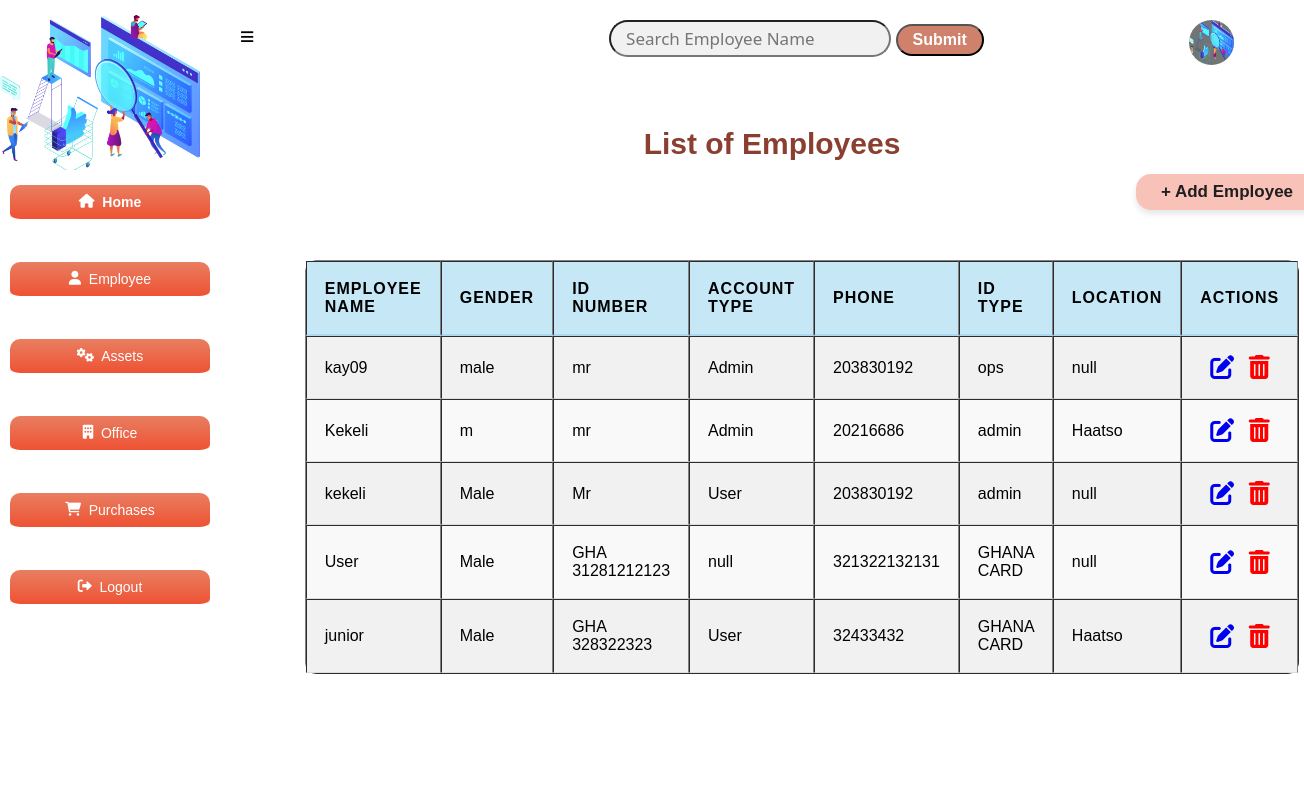
The page /employee on the database as committed earlier.
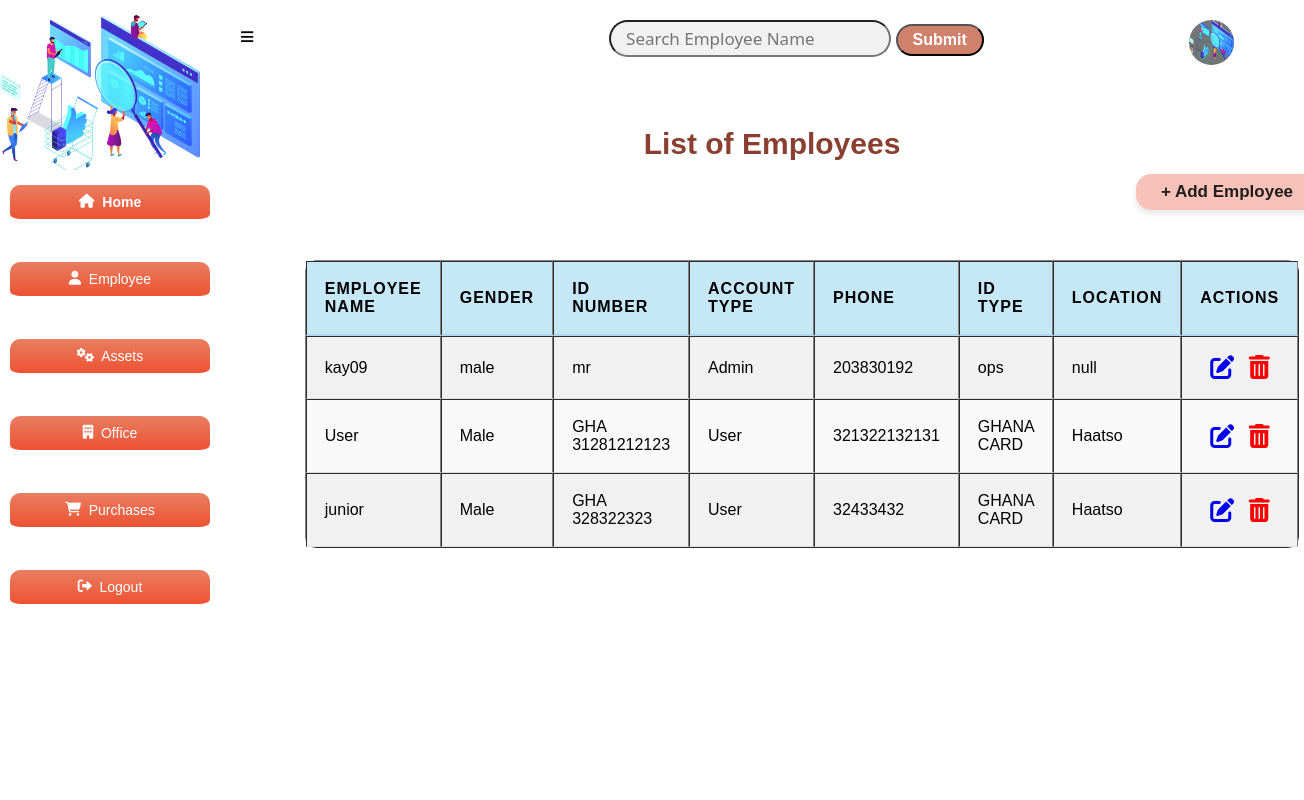
The same page on the database as committed later.
### app.py (models this page shows, shortened)
class Employee(db.Model):
    __tablename__="employees"
    id=db.Column(db.Integer, primary_key=True)
    password=db.Column(db.String(20))
    employee_name=db.Column(db.String(20))
    gender=db.Column(db.String(6))
    title=db.Column(db.String(10))
    type=db.Column(db.String(10))
    phone_number=db.Column(db.Integer)
    department=db.Column(db.String(50))
    location=db.Column(db.Integer, db.ForeignKey('locations.id'))
    location_rel=db.relationship('Location', backref='employees_location')
    equipment_rel=db.relationship('Equipment', backref='equipment_employee')

### app.py (the view)
@app.route('/employee')
def employee_index():
    employees = Employee.query.all()
    return render_template ('employeeList.html', employees = employees)

### app.py (called while the page is built)
@app.before_request
def create_table():
    db.create_all()

### templates/employeeList.html (shortened to what this page needs)
<!DOCTYPE html>
<html lang="en">
<head>
    <link
    rel="stylesheet"
    href="{{ url_for('static', filename='main.css') }}"
    />
    <link rel="stylesheet" href="https://cdnjs.cloudflare.com/ajax/libs/font-awesome/4.7.0/css/font-awesome.min.css">
    <link rel="stylesheet" href="https://cdnjs.cloudflare.com/ajax/libs/font-awesome/6.0.0-beta3/css/all.min.css">
    <span id="login-name">{{ name }}</span>
  </head>
<body>
    <div class="header">
      <a href="#" id="sidebar-icon">&#8801;</a>
      <input type="search" id="query" name="search" placeholder="Search Employee Name">
      <button id="search-button">Submit</button>
      <a href="#"><img src="{{ url_for('static', filename='bg4.png') }}" alt=""></a>
    </div>
    <section class="sidebar">
        <div class="logo">
            <img src="{{ url_for('static', filename='bg4.png') }}" alt="logo">
        </div>
        <div class="content">
          <a href="/entry_point" class="home active"><i class="fas fa-home"></i>&nbsp; Home</a><br>
          <a href="/employee" class="home"><i class="fas fa-user"></i>&nbsp;  Employee</a><br>
          <a href="/equipment" class="home"><i class="fas fa-cogs"></i>&nbsp;  Assets</a><br>
          <a href="/location" class="home"><i class="fas fa-building"></i>&nbsp;  Office</a><br>
          <a href="/purchase" class="home"><i class="fas fa-shopping-cart"></i> &nbsp; Purchases</a><br>
          <a href="/login" class="home"><i class="fas fa-sign-out-alt"></i>&nbsp;  Logout</a>
        </div>
    </section>
    <h1 class="marquee">List of Employees</h1>
    <div class="location-form">
      <a href="/add-employee" class="btn1">+ Add Employee</a>
      <table border="1" style="overflow:auto;">
        <thead>
          <tr>
            <th>Employee Name</th>
            <th>Gender</th>
            <th>ID Number</th>
            <th>Account Type</th>
            <th>Phone</th>
            <th>ID TYPE</th>
            <th>Location</th>
            <th>Actions</th>
          </tr>
        </thead>
        <tbody id="table-results">
          {% for employee in employees  %}
            <tr>
              <td>{{ employee.employee_name }}</td>
              <td>{{ employee.gender}}</td>
              <td>{{ employee.title}}</td>
              <td>{{ employee.type}}</td>
              <td>{{ employee.phone_number}}</td>
              <td>{{ employee.department}}</td>
              <td>{{ employee.location}}</td>
              <td class="action">
                <a href="/edit_employee{{ employee.id }}"><i class="fa fa-edit" style="font-size:24px"></i></a>
                <a href="/delete_employee{{ employee.id }}"><i class="fa fa-trash-o" style="font-size:24px"></i></a>
              </td>
            </tr>
          {% endfor %}
        </tbody>
      </table>
    </div>
</body>
</html>

### static/main.css (style rules this page uses)
body { margin: 0; padding: 0; font-family: Verdana, sans-serif; background-color: #ffffff; height: auto; }
.header { background: #FFFFFF; padding: 20px; }
.header input { padding: 5px 15px; font-size: 17px; font-family: 'Segoe UI', Tahoma, Geneva, Verdana, sans-serif; border-radius: 20px; margin-left: 350px; background-color: #F1F1F1; }
.header button { padding: 5px 15px; font-size: 16px; border-radius: 20px; background: #cf816b; color: #fff; font-weight: bold; }
.header img { width: 45px; height: 45px; background: #707576; border-radius: 50%; float: right; justify-content: center; margin-right: 50px; transition: transform 0.3s ease; }
#sidebar-icon { margin-left: 220px; font-size: 25px; text-decoration: none; color: #000; font-weight: bold; cursor: pointer; transition: color 0.3s ease, transform 0.3s ease; }
#login-name { margin-right: 150px; float: right; font-size: 30px; font-weight: bold; margin-bottom: 12px; top: 10px; right: 0%; position: absolute; color: #fff; padding: 10px 15px; border-radius: 10px; transition: background 0.3s ease, color 0.3s ease; }
.sidebar { position: fixed; top: 0; left: 0; width: 220px; height: 100vh; background: #FFFFFF; border-top: 5px solid #fff; border-radius: 0 20px 20px 0; overflow: hidden; transition: transform 0.3s ease, background 0.3s ease; }
.logo { width: 200px; height: 180px; background: #FFFFFF; display: flex; justify-content: center; align-items: center; border-radius: 0 20px 0 0; }
.logo img { width: 200px; display: block; margin: auto; background-color: rgba(255, 255, 255, 0.938); border-radius: 0px; }
.content { background: #FFFFFF; width: 220px; height: calc(100vh - 180px); position: fixed; top: 170px; z-index: 1; border-top: 5px solid #fff; overflow-y: auto; border-radius: 0 0 20px 0; }
.content a { display: flex; text-decoration: none; color: #FFFFFF; font-size: 14px; border-bottom: 5px solid white; padding: 9px 12px; justify-content: center; transition: background 0.3s ease, transform 0.3s ease; border-radius: 10px; margin: 10px; background: linear-gradient(to bottom, #e97e61, #ee5233); }
.home { border: none; outline: none; padding: 10px 16px; background: #22577A; cursor: pointer; }
.active, .home:hover { color: black; font-weight: bold; }
h1 { display: flex; font-size: 30px; flex-wrap: wrap; justify-content: center; margin-left: 240px; margin-top: 50px; color: #8A3F30; }
.location-form { display: flex; justify-content: center; align-items: center; flex-direction: column; margin-left: 300px; }
table { width: 90%; max-width: 1200px; border-collapse: separate; border-spacing: 0; margin-top: 30px; margin-left: auto; margin-right: auto; background: #ffffff; border-radius: 12px; overflow: hidden; }
th, td { padding: 18px; text-align: left; font-size: 1em; border-bottom: 1px solid #ddd; }
th { background-color: #c6e8f6; font-weight: bold; text-transform: uppercase; letter-spacing: 1px; border-bottom: 2px solid #b0d8ec; }
tbody tr:nth-child(even) { background-color: #f9f9f9; }
tbody tr:nth-child(odd) { background-color: #f1f1f1; }
.btn1 { background: #F9C2B8; color: #201f1f; font-size: 0.7em; padding: 8px 25px; border-radius: 15px; transition: background-color 0.25s, box-shadow 0.25s, transform 0.25s; margin-bottom: 20px; text-decoration: none; font-size: 17px; display: block; margin-top: -7px; margin-right: -850px; font-weight: bold; justify-content: center; box-shadow: 0 4px 6px rgba(0, 0, 0, 0.1); }
.marquee { text-align: center; }
.action a { margin-left: 10px; }
.action .fa-trash-o { color: red; }

Rows that differ between the two databases and show on the page:
removed Employee: employee_name "Kekeli", gender "m", title "mr", type "Admin", phone_number "20216686", department "admin", location "Haatso"
removed Employee: employee_name "kekeli", gender "Male", title "Mr", type "User", phone_number "203830192", department "admin", location "null"
changed Employee "GHA 31281212123": type "null" → "User"; location "null" → "Haatso"
